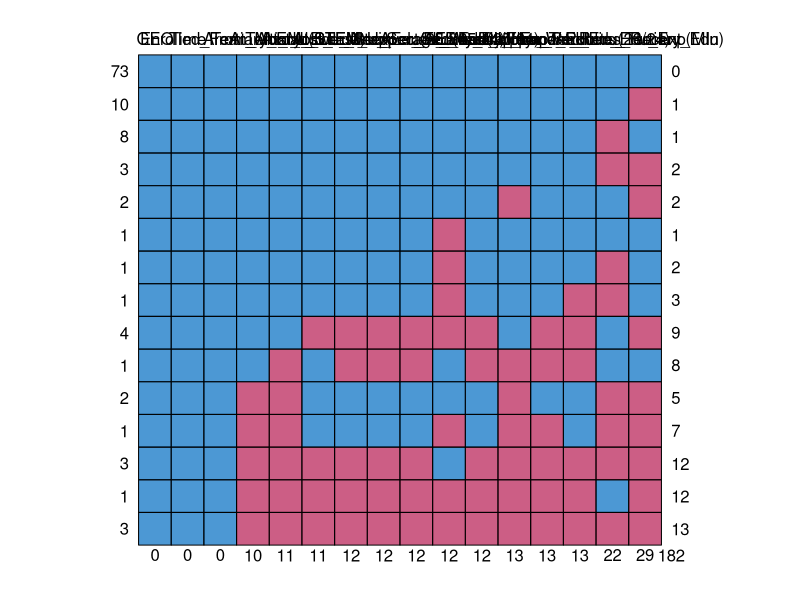
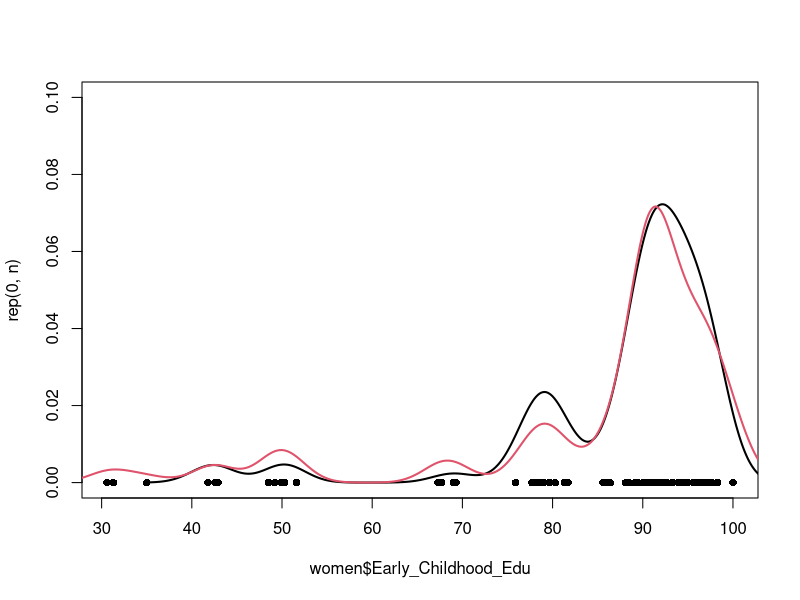
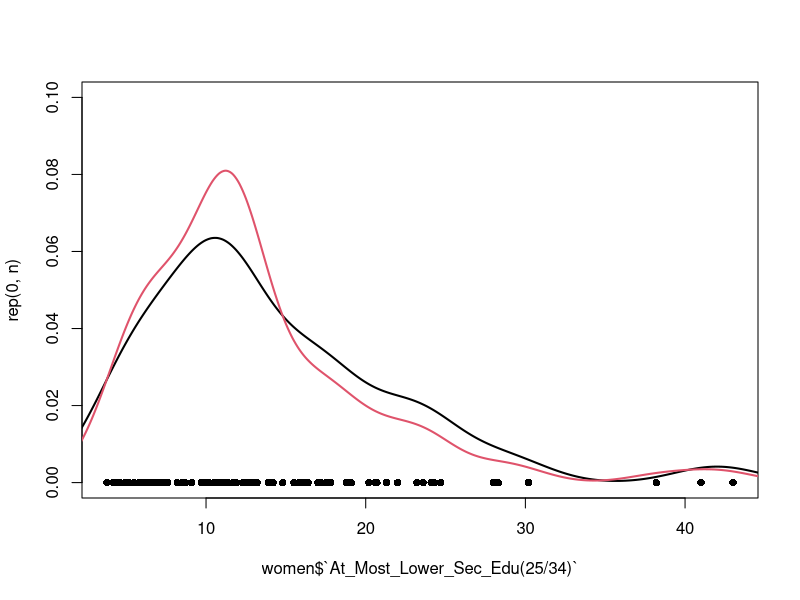
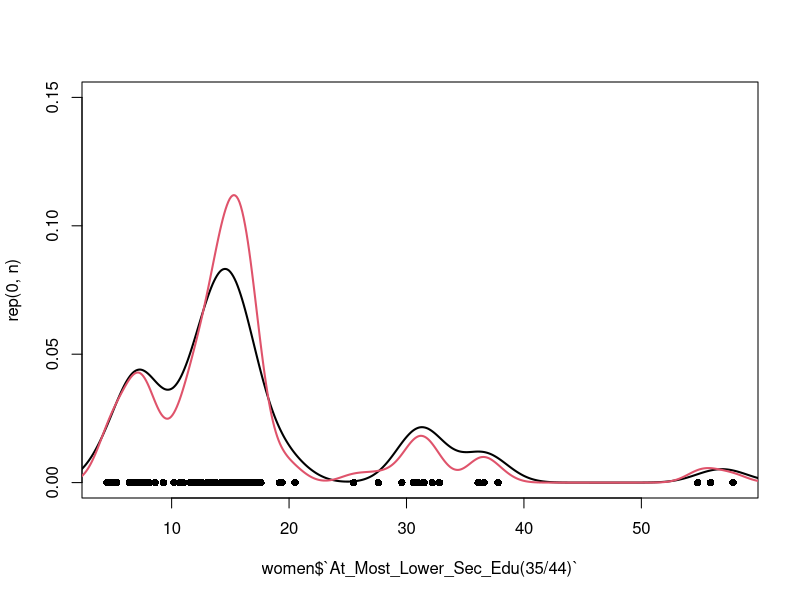
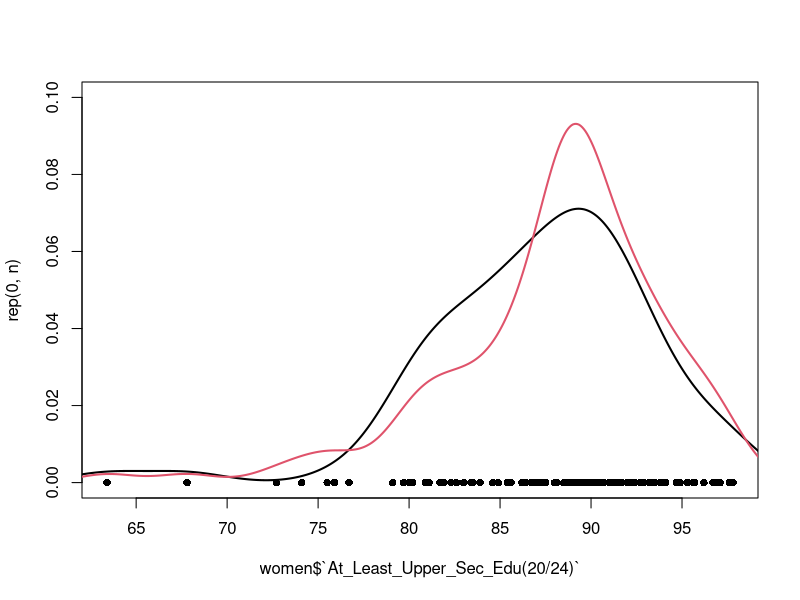
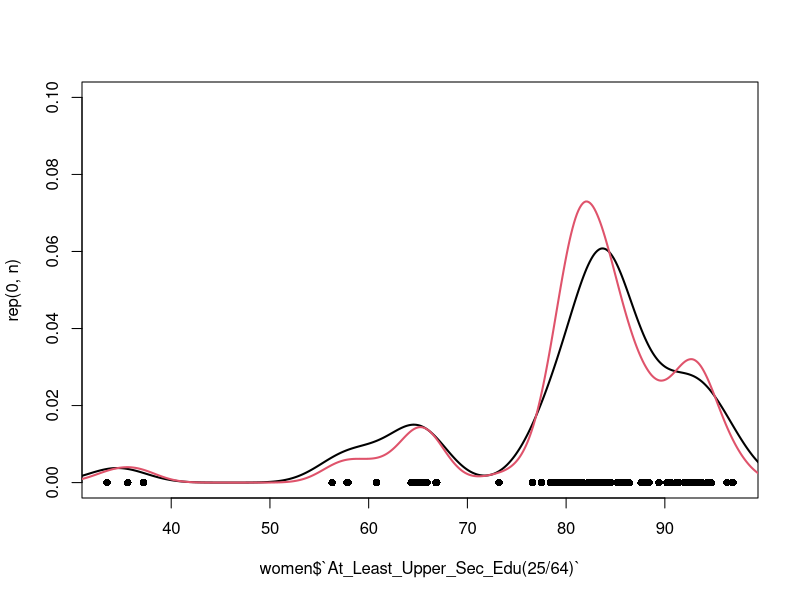
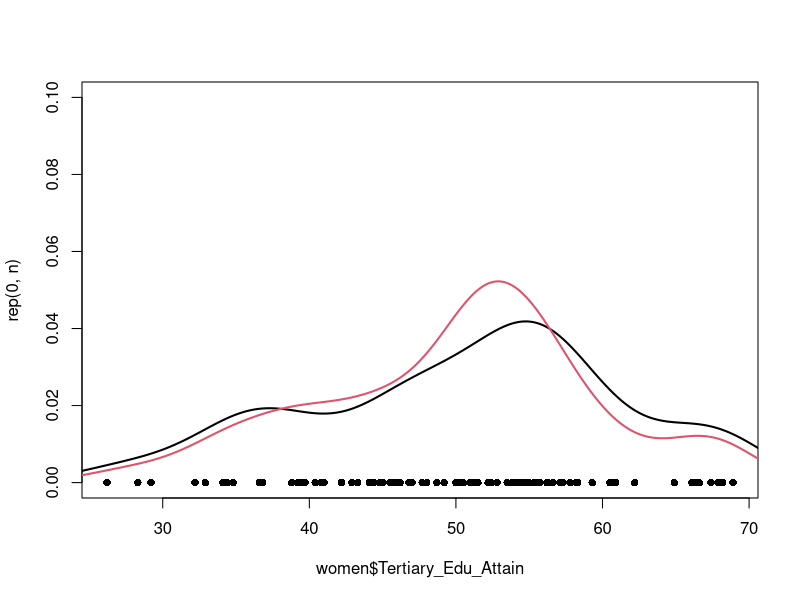
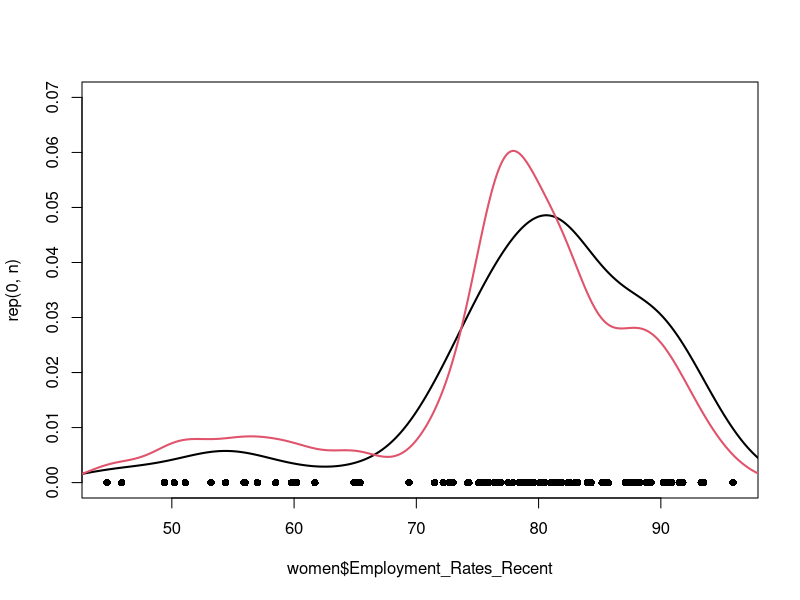

R code for these plots, in order:
library(readxl)
women = read_excel("DATASET_Women_In_STEM.xlsx")
head(women)
summary(women)

#missing values
n = nrow(women)
library(mice) #in order to visualize the positions of the missing values

md.pattern(women)

#now we try to apply the mean imputation:
women_imp_mean = women

#third column
women_imp_mean$Early_Childhood_Edu[is.na(women$Early_Childhood_Edu)] = median(women_imp_mean$Early_Childhood_Edu, na.rm = TRUE)

plot(x=women$Early_Childhood_Edu, y=rep(0,n),pch=16, ylim = c(0, 0.1))
lines(x = density(na.omit(women)$Early_Childhood_Edu)$x, y = density(na.omit(women)$Early_Childhood_Edu)$y, lwd = 2, lty = 1)
lines(x = density(women_imp_mean$Early_Childhood_Edu)$x, y = density(women_imp_mean$Early_Childhood_Edu)$y, lwd = 2, lty = 1, col=2)

#fourth column
women_imp_mean$`At_Most_Lower_Sec_Edu(25/34)`[is.na(women$`At_Most_Lower_Sec_Edu(25/34)`)] = median(women_imp_mean$`At_Most_Lower_Sec_Edu(25/34)`, na.rm = TRUE)

plot(x=women$`At_Most_Lower_Sec_Edu(25/34)`, y=rep(0,n),pch=16, ylim = c(0, 0.1))
lines(x = density(na.omit(women)$`At_Most_Lower_Sec_Edu(25/34)`)$x, y = density(na.omit(women)$`At_Most_Lower_Sec_Edu(25/34)`)$y, lwd = 2, lty = 1)
lines(x = density(women_imp_mean$`At_Most_Lower_Sec_Edu(25/34)`)$x, y = density(women_imp_mean$`At_Most_Lower_Sec_Edu(25/34)`)$y, lwd = 2, lty = 1, col=2)

#fifth column
women_imp_mean$`At_Most_Lower_Sec_Edu(35/44)`[is.na(women$`At_Most_Lower_Sec_Edu(35/44)`)] = mean(women_imp_mean$`At_Most_Lower_Sec_Edu(35/44)`, na.rm = TRUE)

plot(x=women$`At_Most_Lower_Sec_Edu(35/44)`, y=rep(0,n),pch=16, ylim = c(0, 0.15))
lines(x = density(na.omit(women)$`At_Most_Lower_Sec_Edu(35/44)`)$x, y = density(na.omit(women)$`At_Most_Lower_Sec_Edu(35/44)`)$y, lwd = 2, lty = 1)
lines(x = density(women_imp_mean$`At_Most_Lower_Sec_Edu(35/44)`)$x, y = density(women_imp_mean$`At_Most_Lower_Sec_Edu(35/44)`)$y, lwd = 2, lty = 1, col=2)

#sixth column
women_imp_mean$`At_Least_Upper_Sec_Edu(20/24)`[is.na(women$`At_Least_Upper_Sec_Edu(20/24)`)] = median(women_imp_mean$`At_Least_Upper_Sec_Edu(20/24)`, na.rm = TRUE)

plot(x=women$`At_Least_Upper_Sec_Edu(20/24)`, y=rep(0,n),pch=16, ylim = c(0, 0.1))
lines(x = density(na.omit(women)$`At_Least_Upper_Sec_Edu(20/24)`)$x, y = density(na.omit(women)$`At_Least_Upper_Sec_Edu(20/24)`)$y, lwd = 2, lty = 1)
lines(x = density(women_imp_mean$`At_Least_Upper_Sec_Edu(20/24)`)$x, y = density(women_imp_mean$`At_Least_Upper_Sec_Edu(20/24)`)$y, lwd = 2, lty = 1, col=2)

#seventh column
women_imp_mean$`At_Least_Upper_Sec_Edu(25/64)`[is.na(women$`At_Least_Upper_Sec_Edu(25/64)`)] = mean(women_imp_mean$`At_Least_Upper_Sec_Edu(25/64)`, na.rm = TRUE)

plot(x=women$`At_Least_Upper_Sec_Edu(25/64)`, y=rep(0,n),pch=16, ylim = c(0, 0.1))
lines(x = density(na.omit(women)$`At_Least_Upper_Sec_Edu(25/64)`)$x, y = density(na.omit(women)$`At_Least_Upper_Sec_Edu(25/64)`)$y, lwd = 2, lty = 1)
lines(x = density(women_imp_mean$`At_Least_Upper_Sec_Edu(25/64)`)$x, y = density(women_imp_mean$`At_Least_Upper_Sec_Edu(25/64)`)$y, lwd = 2, lty = 1, col=2)

#eight column
women_imp_mean$Tertiary_Edu_Attain[is.na(women$Tertiary_Edu_Attain)] = median(women_imp_mean$Tertiary_Edu_Attain, na.rm = TRUE)

plot(x=women$Tertiary_Edu_Attain, y=rep(0,n),pch=16, ylim = c(0, 0.1))
lines(x = density(na.omit(women)$Tertiary_Edu_Attain)$x, y = density(na.omit(women)$Tertiary_Edu_Attain)$y, lwd = 2, lty = 1)
lines(x = density(women_imp_mean$Tertiary_Edu_Attain)$x, y = density(women_imp_mean$Tertiary_Edu_Attain)$y, lwd = 2, lty = 1, col=2)

#ninth column
women_imp_mean$Employment_Rates_Recent[is.na(women$Employment_Rates_Recent)] = mean(women_imp_mean$Employment_Rates_Recent, na.rm = TRUE)

plot(x=women$Employment_Rates_Recent, y=rep(0,n),pch=16, ylim = c(0, 0.07))
lines(x = density(na.omit(women)$Employment_Rates_Recent)$x, y = density(na.omit(women)$Employment_Rates_Recent)$y, lwd = 2, lty = 1)
lines(x = density(women_imp_mean$Employment_Rates_Recent)$x, y = density(women_imp_mean$Employment_Rates_Recent)$y, lwd = 2, lty = 1, col=2)

#decima colonna -> quella che si eliminera 
women_imp_mean$`Enrolled_From_Abroad(STEM)`[is.na(women$`Enrolled_From_Abroad(STEM)`)] = median(women_imp_mean$`Enrolled_From_Abroad(STEM)`, na.rm = TRUE)

plot(x=women$`Enrolled_From_Abroad(STEM)`, y=rep(0,n),pch=16, ylim = c(0, 0.1))
lines(x = density(na.omit(women)$`Enrolled_From_Abroad(STEM)`)$x, y = density(na.omit(women)$`Enrolled_From_Abroad(STEM)`)$y, lwd = 2, lty = 1)
lines(x = density(women_imp_mean$`Enrolled_From_Abroad(STEM)`)$x, y = density(women_imp_mean$`Enrolled_From_Abroad(STEM)`)$y, lwd = 2, lty = 1, col=2)

#11esima
women_imp_mean$Fem_Teachers_Tertiary_Edu[is.na(women$Fem_Teachers_Tertiary_Edu)] = mean(women_imp_mean$Fem_Teachers_Tertiary_Edu, na.rm = TRUE)

plot(x=women$Fem_Teachers_Tertiary_Edu, y=rep(0,n),pch=16, ylim = c(0, 0.15))
lines(x = density(na.omit(women)$Fem_Teachers_Tertiary_Edu)$x, y = density(na.omit(women)$Fem_Teachers_Tertiary_Edu)$y, lwd = 2, lty = 1)
lines(x = density(women_imp_mean$Fem_Teachers_Tertiary_Edu)$x, y = density(women_imp_mean$Fem_Teachers_Tertiary_Edu)$y, lwd = 2, lty = 1, col=2)

# 12 fa schifo anche questa 
women_imp_mean$`Public_Edu_Exp(Mln)`[is.na(women$`Public_Edu_Exp(Mln)`)] = mean(women_imp_mean$`Public_Edu_Exp(Mln)`, na.rm = TRUE)

plot(x=women$`Public_Edu_Exp(Mln)`, y=rep(0,n),pch=16, ylim = c(0, 0.15))
lines(x = density(na.omit(women)$`Public_Edu_Exp(Mln)`)$x, y = density(na.omit(women)$`Public_Edu_Exp(Mln)`)$y, lwd = 2, lty = 1)
lines(x = density(women_imp_mean$`Public_Edu_Exp(Mln)`)$x, y = density(women_imp_mean$`Public_Edu_Exp(Mln)`)$y, lwd = 2, lty = 1, col=2)

#13 
women_imp_mean$Unexpected_Financial_Exp[is.na(women$Unexpected_Financial_Exp)] = median(women_imp_mean$Unexpected_Financial_Exp, na.rm = TRUE)

plot(x=women$Unexpected_Financial_Exp, y=rep(0,n),pch=16, ylim = c(0, 0.15))
lines(x = density(na.omit(women)$Unexpected_Financial_Exp)$x, y = density(na.omit(women)$Unexpected_Financial_Exp)$y, lwd = 2, lty = 1)
lines(x = density(women_imp_mean$Unexpected_Financial_Exp)$x, y = density(women_imp_mean$Unexpected_Financial_Exp)$y, lwd = 2, lty = 1, col=2)

#last
women_imp_mean$Average_Weakly_Hrs_Work[is.na(women$Average_Weakly_Hrs_Work)] = median(women_imp_mean$Average_Weakly_Hrs_Work, na.rm = TRUE)

plot(x=women$Average_Weakly_Hrs_Work, y=rep(0,n),pch=16, ylim = c(0, 0.15))
lines(x = density(na.omit(women)$Average_Weakly_Hrs_Work)$x, y = density(na.omit(women)$Average_Weakly_Hrs_Work)$y, lwd = 2, lty = 1)
lines(x = density(women_imp_mean$Average_Weakly_Hrs_Work)$x, y = density(women_imp_mean$Average_Weakly_Hrs_Work)$y, lwd = 2, lty = 1, col=2)

#response variable
women_imp_mean$Tertiary_Edu_STEM[is.na(women$Tertiary_Edu_STEM)] = median(women_imp_mean$Tertiary_Edu_STEM, na.rm = TRUE)

plot(x=women$Tertiary_Edu_STEM, y=rep(0,n),pch=16, ylim = c(0, 0.15))
lines(x = density(na.omit(women)$Tertiary_Edu_STEM)$x, y = density(na.omit(women)$Tertiary_Edu_STEM)$y, lwd = 2, lty = 1)
lines(x = density(women_imp_mean$Tertiary_Edu_STEM)$x, y = density(women_imp_mean$Tertiary_Edu_STEM)$y, lwd = 2, lty = 1, col=2)
points(x = women_imp_mean$Tertiary_Edu_STEM[is.na(women$Tertiary_Edu_STEM)],
       y = rep(0,length(women_imp_mean$Tertiary_Edu_STEM[is.na(women$Tertiary_Edu_STEM)])), pch = 16, col = "red")


#autocorrelazione dei dati 
library(stats)

# Calcola l'autocorrelazione per tutte le variabili 
acf(women_imp_mean$Tertiary_Edu_STEM) 
acf_values <- acf(women_imp_mean$Tertiary_Edu_STEM, plot = FALSE)
acf_values$acf

acf_results <- list()

# Ciclo for per calcolare ACF per ogni colonna numerica
for (col in colnames(women_imp_mean)) {
  if (is.numeric(women_imp_mean[[col]])) { #in questo modo non mi considera le variabili categoriche 
    acf_values <- acf(women_imp_mean[[col]], plot = FALSE)  # Calcola l'ACF senza plot
    acf_results[[col]] <- acf_values$acf  # Salva i valori dell'ACF
  }
}

# Stampare l'ACF al lag 1 per ogni colonna
for (col in names(acf_results)) {
  if(acf_results[[col]][2] > 0.25 || acf_results[[col]][2] < -0.25) {
    cat("ACF(1) per", col, ":", round(acf_results[[col]][2], 4), "\n") #cat concatenates and prints the values of the acf, rounded at 4 decimals digits
  }
}

# Stampare l'ACF al lag 2 per ogni colonna
for (col in names(acf_results)) {
  if(acf_results[[col]][3] > 0.25 || acf_results[[col]][3] < -0.25) {
    cat("ACF(2) per", col, ":", round(acf_results[[col]][3], 4), "\n") #cat concatenates and prints the values of the acf, rounded at 4 decimals digits
  }
}

#da qui posso concludere che non c'è una forte autocorrelazione nelle variabili del secondo anno precedente: cio significa che se considero i dati 
#del 2019 e del 2021, posso assumere indipendenza tra le osservazioni

#il lag persiste all'anno precedente, anche se tolgo 2021 

#controllo se questa autocorrelazione è un problema:
install.packages("dplyr")  # Se non è installato
library(dplyr)

library(lmtest)

# Creare il modello di regressione lineare
women_filtered <- women_imp_mean %>% select(-GEO, -Time, -Area)

model <- lm(Tertiary_Edu_STEM ~ ., data = women_filtered)
summary(model)

# Test di Durbin-Watson
dwtest(model)
#


## EXPLORATORY ANALYSIS:
# 1. Consider all the variables of your dataset, with at least one categorical
#variable. Provide a detailed exploratory analysis of your data (use eﬀective graphs 
#to show the features of your data). 
#In particular, provide a suitable graphical representation of the relationships among such variables. 
#Also obtain the matrix of sample correlations between the variables and discuss it.

#Univariate plots

boxplot(women_imp_mean$Early_Childhood_Edu, main = "Early childhood education", col = "lightpink", ylab= "Percentages")

boxplot(women_imp_mean$`At_Most_Lower_Sec_Edu(25/34)`, women_imp_mean$`At_Most_Lower_Sec_Edu(35/44)`, main = "At most lower sec edu", 
        col = c("lightblue", "lightgreen"), names = c("Age: 25-34", "Age: 35-44"), ylab = "Percentages")

boxplot(women_imp_mean$`At_Least_Upper_Sec_Edu(20/24)`, women_imp_mean$`At_Least_Upper_Sec_Edu(25/64)`, main = "At least upper sec edu", 
        col = c("lightblue", "lightgreen"), names = c("Age: 20-24", "Age: 25-64"), ylab = "Percentages")

boxplot(women_imp_mean$Tertiary_Edu_Attain, women_imp_mean$Fem_Teachers_Tertiary_Edu, col = c("lightblue", "lightgreen"), 
        names = c("Tertiary education attainment", "Fem teachers in 3ry edu"), ylab = "Percentages")

boxplot(women_imp_mean$Employment_Rates_Recent, women_imp_mean$Unexpected_Financial_Exp, col = c("lightblue", "lightgreen"), 
        names = c("Employment rates", "Inability to face unexpected financial exp"), ylab = "Percentages")

boxplot(women_imp_mean$`Enrolled_From_Abroad(STEM)`, main = "Students Enrolled From Abroad", col = "lightyellow", ylab="Number")

boxplot(women_imp_mean$`Public_Edu_Exp(Mln)`, main = "Public Education Expenditure", col = "red", ylab = "Mln euros")

boxplot(women_imp_mean$Average_Weakly_Hrs_Work, main = "Average Weakly Hours of Work", ylab = "Number")


#bivariate plots:

#with the response variable as y:
plot(x=women_imp_mean$Early_Childhood_Edu, y=women_imp_mean$Tertiary_Edu_STEM, pch=16)
plot(x=women_imp_mean$`At_Most_Lower_Sec_Edu(25/34)`, y=women_imp_mean$Tertiary_Edu_STEM, pch=16)
plot(x=women_imp_mean$`At_Most_Lower_Sec_Edu(35/44)`, y=women_imp_mean$Tertiary_Edu_STEM, pch=16)
plot(x=women_imp_mean$`At_Least_Upper_Sec_Edu(20/24)`, y=women_imp_mean$Tertiary_Edu_STEM, pch=16)
plot(x=women_imp_mean$`At_Least_Upper_Sec_Edu(25/64)`, y=women_imp_mean$Tertiary_Edu_STEM, pch=16)
plot(x=women_imp_mean$Tertiary_Edu_Attain, y=women_imp_mean$Tertiary_Edu_STEM, pch=16)
plot(x=women_imp_mean$Employment_Rates_Recent, y=women_imp_mean$Tertiary_Edu_STEM, pch=16)
plot(x=women_imp_mean$`Enrolled_From_Abroad(STEM)`, y=women_imp_mean$Tertiary_Edu_STEM, pch=16)
plot(x=women_imp_mean$Fem_Teachers_Tertiary_Edu, y=women_imp_mean$Tertiary_Edu_STEM, pch=16)
plot(x=women_imp_mean$`Public_Edu_Exp(Mln)`, y=women_imp_mean$Tertiary_Edu_STEM, pch=16)
plot(x=women_imp_mean$Unexpected_Financial_Exp, y=women_imp_mean$Tertiary_Edu_STEM, pch=16)
plot(x=women_imp_mean$Average_Weakly_Hrs_Work, y=women_imp_mean$Tertiary_Edu_STEM, pch=16)





